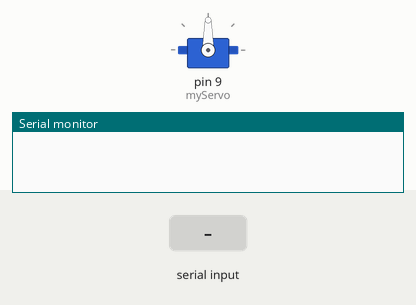
The sketch below on a simulated Arduino Uno, built with avr-gcc and run on an emulated ATmega328P. Parts: servo, the last lines printed to the serial monitor. The test bench sets the inputs (shaded band).

Above: at 1.2 s.
1.3 s: "90,45\n" received over Serial
At 2.6 s:
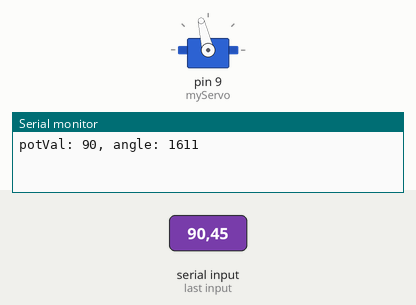
5.8 s: "200\n" received over Serial
At 8.3 s:
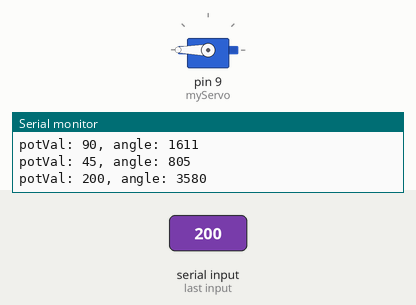
8.8 s: "30,150\n" received over Serial
At 11.2 s:
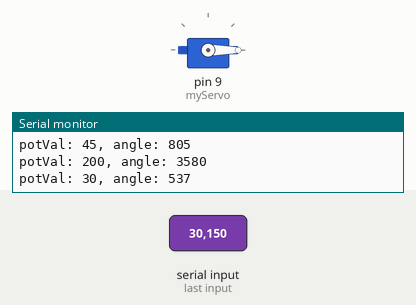
Timing chart, 0 to 17.8 s (numbered marks = the images above; inputs shaded):
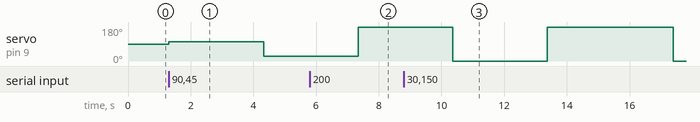

The sketch:

servo_controls.ino
```cpp
#include <Servo.h>
Servo myServo;
int const potPin = A0;
int potVal;
int angle;

void setup() {
 myServo.attach(9);
 Serial.begin(9600);
}
void loop() {
 //potVal = analogRead(potPin);
 if (Serial.available() > 0) {
  potVal = Serial.parseInt();
   Serial.print("potVal: ");
   Serial.print(potVal);
   angle = map(potVal, 0, 10, 0, 179);
   Serial.print(", angle: ");
   Serial.println(angle);
   myServo.write(angle);
   delay(3000);
 }

 delay(15);
}
```

Measured:
- after the input at 1.3 s, servo on pin 9 (myServo): 90° → 103° at once, → 25° 3.0 s later
- after the input at 5.8 s, servo on pin 9 (myServo): 25° → 180° after 1.5 s
- after the input at 8.8 s, servo on pin 9 (myServo): 180° → 0° after 1.6 s instead of 2.6 s
